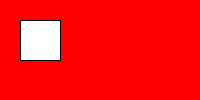
Frame 1 (no input)
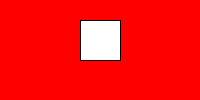
Frame 60 (the mouse pressed at the canvas centre just before this capture)
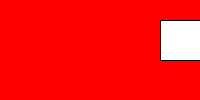
Frame 120 (the mouse held since frame 60 and released just before this capture)

The Processing sketch that drew these frames (run headless with seeded random() and noise(); from frame 60 on, the mouse is pressed at the canvas centre):

// Processing sketch: CP007_movingSquareBothEdges
// ── CP007_movingSquareBothEdges.pde
// declare the variables
int x;
int speed;
int squareSide;

void setup() {
  size(200, 100);
  
  x = 20; // initialize the variable
  speed = 20;
  squareSide = 40;
  
  frameRate(4);
}

void draw() {
  background(255, 0, 0);

  rect(x, 20, squareSide, squareSide);

  // CONDITIONAL STATEMENT
  //
  // change speed if any vertical edge is reached
  // ( The symbol for the "or" is this: || )
  //
  // if you have reached the right edge || the left edge,
  // please, change the sign of the speed !
  if (x >= width - squareSide || x <= 0) {
    speed = - speed;
  }
  //// change speed if left edge is reached
  //else if (x <= 0) {
  //  speed = - speed;
  //}
  
  // change speed if left edge is reached
  //if (x <= 0) {
  //  speed = - speed;
  //}
  
  // assignment
  x = x + speed; // update the value of x
}
